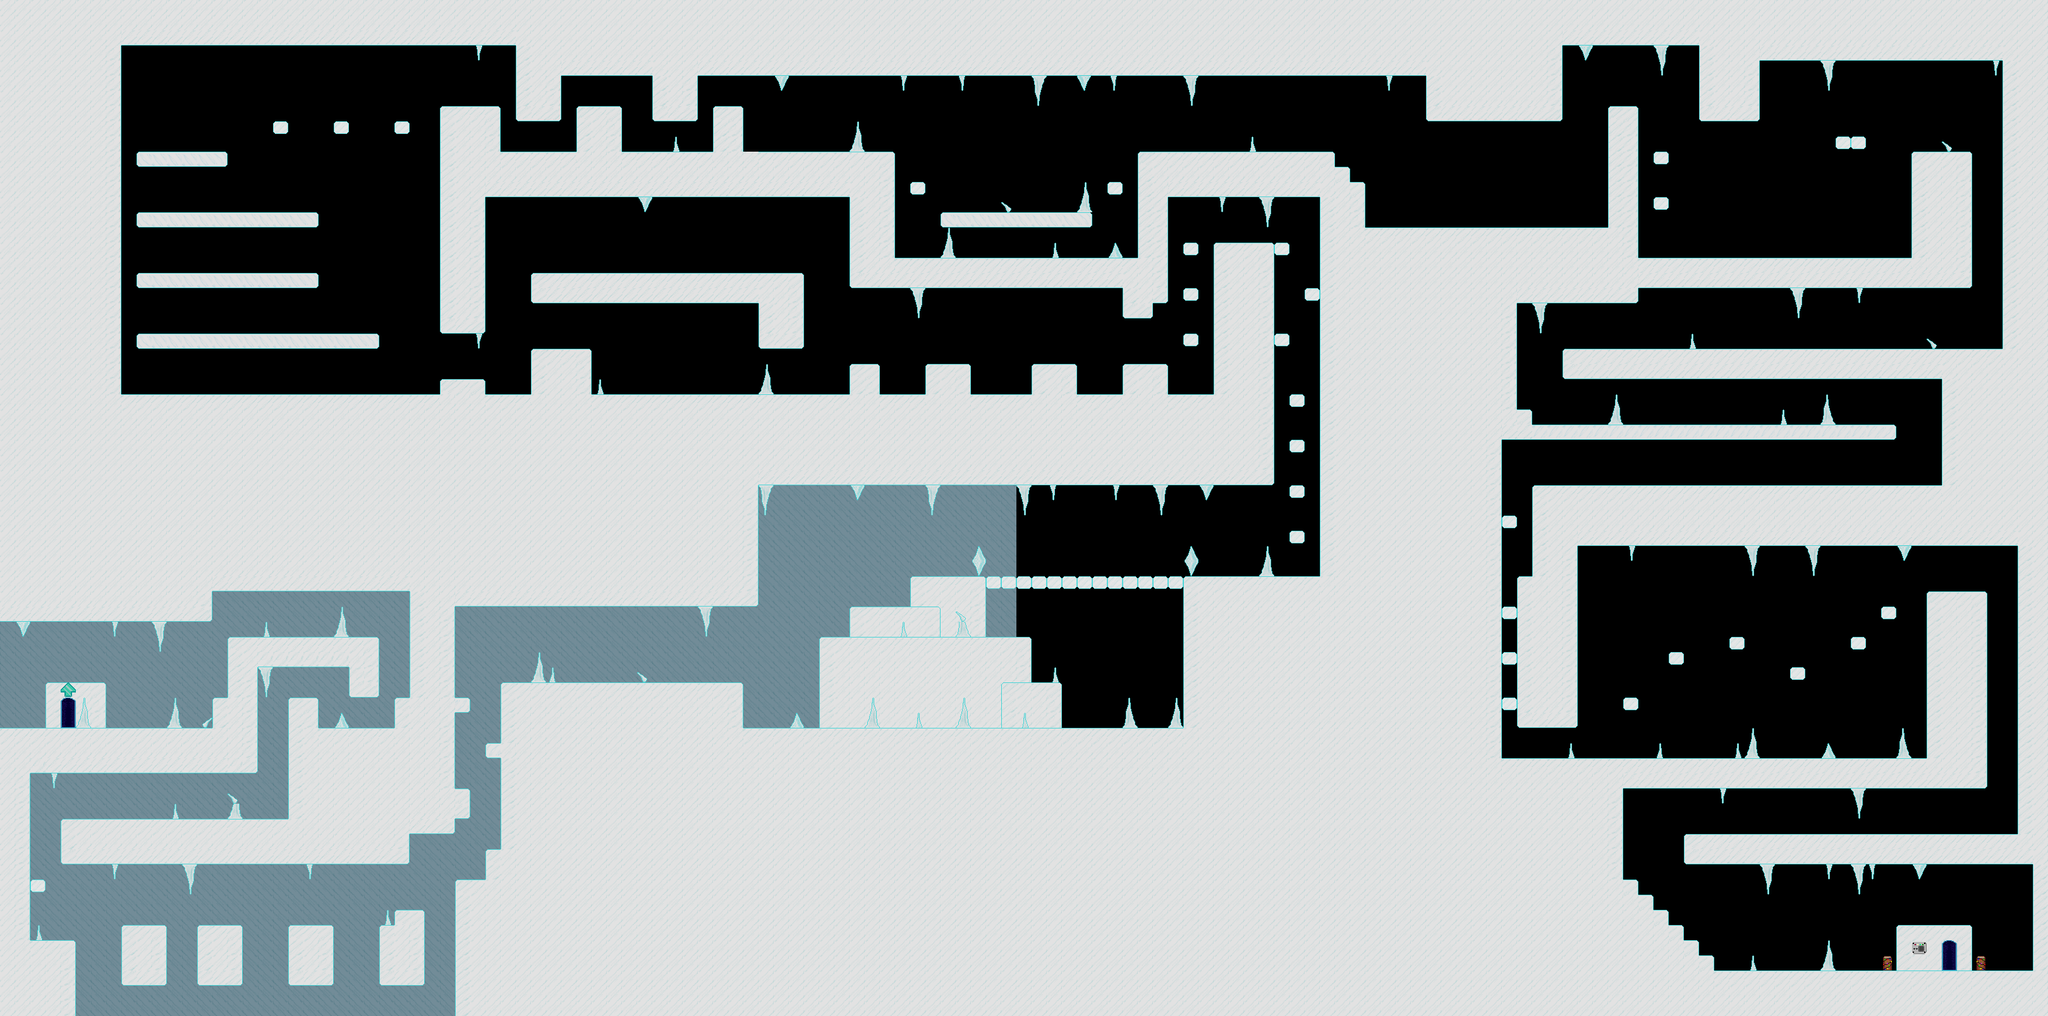

This is a level from a 2D game, rendered from its Tiled map with the project's own tilesets. A one-line summary and the map file follow, with tile-layer data summarised:
An orthogonal 135x67 tile map with 24x24 px tiles, 4 tile layers (background, filler, floor, foreground) and 345 objects (137x sprite, 40x enemy, 26x liquid, 3x door, 3x movingplatform, ...).

<map height="67" orientation="orthogonal" tileheight="24" tilewidth="24" version="1.0" width="135">
 <properties><property name="blended tiles" value="2,11,12,13,14,15,16,17,18,19,20,21,22,23,24,25,26,27,28,29,30,32,33,34,35,36,37,38,39,40,41,42,43,44,45,46,47,48,49,50,51,52,53,54,55,56,57,58,59,60,62,63,64,65,66,67,68,69,70,71,72,73,74,75,78,79,80,81,82,83,84,85,86,87,88,89,90,92,93,94,95,96,98,99,100,101,102,103,104,105,108,109,110,111,112,113,114,115,116,117,118,119,120,121,122,123,124,125,126,128,129,130,131,132,133,134,135,138,139,140,141,142,143,144,145,146,147,148,149,150,151,152,153,154,155,156,158,159,160,161,162,163,164,165,168,169,170,171,172,173,174,175,176,177,178,179,180,181,182,183,190,191,192,193,194,195,196,197,198,199,200,201,202,203,204,205,206,207,208,209,210,211,212,213,218,221,222,223,224,225,226,227,228,229,230,231,232,233,234,235,236,237,238,239,240,241,242,243,244,245,246,247,248,249,252,253,254,255,256,257,258,259,260,261,262,263,264,265,266,267,268,269,270,271,272,273,274,275,276,277,278,279,282,283,284,285,286,287,288,289,290,291,292,293,294,295,296,297,298,299,300,301,302,303,304,305,306,307,308,309,310,311,312,313,314,317,318,319,320,321,322,323,324,325,326,327,328,329,330,331,332,333,334,335,336,337,338,339,340,341,342,343,344,345,346,347,348,349,350,351,352,353,354,355,356,357,358,359,360,361,362,366,367,368,369,370,371,372,373,374,375,376,377,378,379,380,381,382,383,384,386,387,388,389,390,391,392,396,397,398,399,400,401,403,404,405,406,407,408,409,410,411,412,413,414,415,416,417,418,419,420,421,422,426,427,428,429,430,431,433,434,435,436,437,438,439,440,441,443,444,445,446,447,448,449,450,451,452,456,457,458,459,460,461,463,464,465,466,467,468,469,470,471,473,474,475,476,477,478,479,480,481,482,486,487,488,489,490,491,492,493,494,495,500,501,503,504,505,506,507,508,509,510,511,512,513,514,515,516,517,518,519,520,521,522,523,524,525,526,527,528,529,530,531,532,533,534,535,536,537,538,539,540,1,2,3,4,5,6,7,8,9,10,11,12,13,14,15,16,17,18,19,20,21,22,23,24,25,26,27,28,29,30,31,32,33,34,35,36,37,38,41,45,46,47,48,50,51,52,53,54,55,56,57,58,59,60,61,62,63,64,65,66,67,68,69,70,71,72,73,74,75,76,77,78,79,80,81,82,83,84,8,9,10,11,12,13,14,15,20,21,22,23,24,32,33,34,35,36,37,38,39,40,41,42,43,44,45,46,47,48,55,56,57,58,59,60,61,62,63,64,65,66,67,68,69,70,71,72,73,74,75,76,77,78,79,80,81,82,83,84,87,88,89,90,91,92,93,94,95,96,97,98,99,100,101,102,103,104,105,108,110,111,112,113,114,115,116,117,118,119,120,121,122,123,124,125,126,127,128,129,130,131,132,135,136,137,138,139,140,141,142,143,144,145,147,148,149,150,151,152,153,154,155,156,158,159,160,161,162,163,164,165,166,167,168,169,170,171,172,173,174,175,176,177,178,179,180,181,182,183,184,185,186,187,188,189,190,191,192,193,194,195,196,197,198,199,200,203,204,205,208,209,210,211,212,213,214,217,218,219,220,222,223,224,227,228,229,232,233,234,235,236,237,238,241,242,243,244,245,246,247,248,249,250,251,252,253,254,255,256,257,258,259,260,261,262,263,264,265,266,267,268,269,270,271,272,273,274,275,276,277,278,279,280,281,282,283,284,285,286,287,288,289,290,291,292,293,294,295,296,297,298,299,304,305,306,307,308,309,310,311,312,313,314,315,316,317,318,319,320,321,322,323,324,328,329,330,331,332,333,334,335,336,337,338,339,340,341,342,343,344,345,346,347,348,349,350,351,352,353,354,357,358,360,361,362,363,364,365,366,367,368,371,372,373,374,375,376,377,378,381,382,384,385,386,387,388,389,390,391,392,393,394,395,396,397,398,399,400,401,402,403,404,405,406,408,409,410,411,412,413,414,415,416,417,418,419,420,421,422,423,424,425,429,430,432,433,434,435,436,437,438,439,440,441,444,445,449,453,454,455,456,457,458,459,460,461,462,463,464,465,468,469,472,473,474,475,476,477,478,479,480,2,3,4,6,7,8,9,10,11,12,13,14,15,16,17,18,19,20,21,22,23,26,27,28,29,30,31,32,33,34,35,36,37,38,39,40,41,42,43,44,45,46,47,48,49,50,51,52,53,54,55,56,57,58,59,60,61,62,63,64,65,66,67,69,70,72,73,74,77,78,82,83,84,85,86,103,104,105,1,2,3,4,5,6,7,8,9,13,15,16,19,20,21,22,26,27,28,29,30,31,32,33,34,35,39,40,41,42,43,44,45,46,47,48,52,53,54,55,56,57,58,59,60,61,62,63,64,65,66,67,68,69,70,71,72,73,74,75,76,77,78,79,80,81,82,83,84,85,86,87,88,89,90,91,92,93,94,95,96,97,98,99,100,101,102,103,104,105,106,107,108,109,110,111,112,113,114,115,116,117,118,119,120,121,122,123,124,125,126,127,128,129,130,131,133,134,135,136,137,138,139,140,141,142,143,144,146,147,148,149,150,151,152,153,154,155,156,157,158,159,160,161,162,163,164,165,166,167,168,169,1,3,5,7,8,9,10,11,13,17,18,19,21,22,23,25,26,27,28,29,30,31,33,35,36,37,39,41,42,45,46,47,48,51,52,54,55,56,58,59,60,61,63,64,66,67,68,69,70,71,73,74,75,79,80,81,82,83,84,85,87,89,90,91,94,95,96,97,98,100,101,102,103,104,105,106,107,108,109,111,112,113,114,115,116,117,118,119,120,9,10,11,15,16,21,22,32,33,36,37,38,48,49,56,59,62,67,68,69,70,78,79,80,81,82,83,84,85,86,87,88,89,90,91,92,93,94,95,96,97,98,99,100,101,102,103,104,105,106,107,108,109,110,111,112,113,114,115,116,117,118,119,120,121,2,4,5,7,8,9,10,11,12,13,14,16,18,19,20,21,22,24,25,26,27,28,29,30,31,32,33,35,37,38,39,40,41,42,43,44,45,46,47,48,49,50,51,52,53,54,55,56,57,58,60,61,62,63,64,65,66,67,68,69,71,72,74,75,76,77,78,79,80,81,82,83,84,86,87,88,89,90,91,92,93,94,95,96,97,98,99,100,102,103,104,105,106,107,108,109,110,111,112,113,114,115,116,117,118,119,120,121,5,6,7,8,9,10,11,12,13,14,15,17,18,19,20,21,22,23,24,26,27,30,31,33,35,36,39,40,42,43,44,45,46,48,49,50,51,52,53,54,55,56,57,58,59,60,61,62,63,64,65,66,67,68,69,70,72,1,2,3,4,6,7,8,9,10,11,15,16,20,21,22,23,24,28,29,30,32,36,37,38,39,40,44,45,46,48" />
  <property name="offset" value="53" />
  <property name="soundtrack" value="winter2" />
  <property name="title" value="Frozencave" />
 </properties>
 <tileset firstgid="1" name="frozencave" tileheight="24" tilewidth="24">
  <image height="144" source="../images/tilesets/frozencave.png" width="192" />
 </tileset>
 <layer height="67" name="background" width="135">
  <properties>
   <property name="parallax" value="0" />
  </properties>
  <data>[9045 cells, 2680 non-empty, 1 distinct tile ids]</data>
 </layer>
 <layer height="67" name="filler" width="135">
  <data>[9045 cells, 2 non-empty, 1 distinct tile ids]</data>
 </layer>
 <layer height="67" name="floor" width="135">
  <data>[9045 cells, 5454 non-empty, 10 distinct tile ids]</data>
 </layer>
 <layer height="67" name="foreground" width="135">
  <data>[9045 cells, 154 non-empty, 12 distinct tile ids]</data>
 </layer>
 <objectgroup color="#a42d15" height="67" name="platform" width="135">
  <object height="24" width="144" x="216" y="240" />
  <object height="24" width="288" x="216" y="432" />
  <object height="24" width="384" x="216" y="528" />
  <object height="24" width="240" x="1488" y="336" />
  <object height="24" width="24" x="1440" y="288" />
  <object height="24" width="24" x="1752" y="288" />
  <object height="24" width="24" x="1872" y="384" />
  <object height="24" width="24" x="1872" y="456" />
  <object height="24" width="24" x="1872" y="528" />
  <object height="24" width="24" x="2016" y="384" />
  <object height="24" width="24" x="2064" y="456" />
  <object height="24" width="24" x="2016" y="528" />
  <object height="24" width="24" x="2040" y="624" />
  <object height="24" width="24" x="2040" y="696" />
  <object height="24" width="24" x="2040" y="768" />
  <object height="24" width="24" x="2040" y="840" />
  <object height="24" width="432" x="1440" y="912" />
  <object height="24" width="144" x="1344" y="960" />
  <object height="24" width="336" x="1296" y="1008" />
  </objectgroup>
 <objectgroup color="#000000" height="67" name="nodes" width="135">
  <!-- 209 objects omitted --></objectgroup>
 <objectgroup height="67" name="movement" width="135">
  <!-- 3 objects omitted --></objectgroup>
 <objectgroup color="#93a427" height="67" name="wall" width="135">
  <!-- 93 objects omitted --></objectgroup>
</map>
<!-- 326 of 345 objects omitted -->
